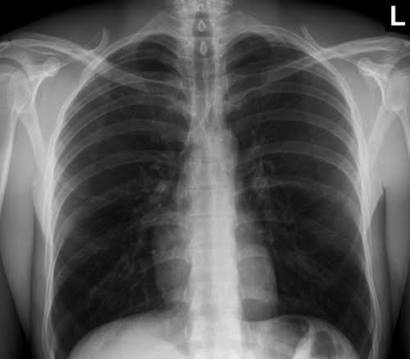
%> input picture Pneumonia/images.jpeg, 410 x 359 px
$ octave --eval "result = Thersholding(imread('Pneumonia/images.jpeg'));"   (GNU Octave 9; MATLAB toolbox functions it lacks are replaced by stand-ins)
%> lines starting %> are read from the running program, lines starting %| are printed output that depends on the picture; in (x1, y1, x2, y2) boxes, pixels count from 0 and x2, y2 are one past the last pixel; in counts of white or black regions, pixels touching at a corner belong together; the program's own positions count from 1
function im =Thersholding(I)
 [r,c] = size(I);
%> r = 359; c = 1230
 im = zeros(r,c);
 for i =1:r
     for j=1:c
         if I(i,j) < 98
             im(i,j) = 1;
         end
     end
 end
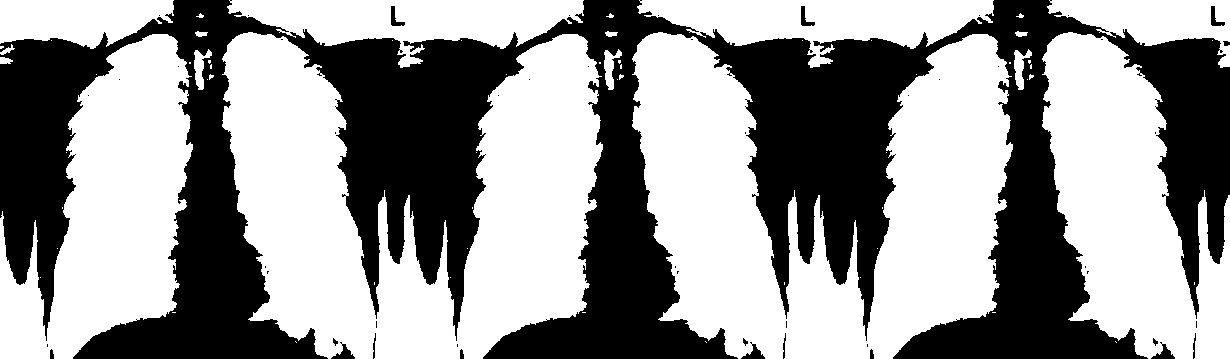
%> im: size 359x1230 double; values 0 (black) and 1 (white), 58.7% white; 50 black regions (33 under 20 px), largest, box (x1, y1, x2, y2) and area: (0, 0, 1230, 359) 181068, (331, 342, 355, 359) 164, (741, 342, 765, 359) 164
 im = bwareaopen(im,5);
%> im: size 359x1230 logical; 58.7% white; 50 black regions (33 under 20 px), largest, box (x1, y1, x2, y2) and area: (0, 0, 1230, 359) 181134, (331, 342, 355, 359) 164, (741, 342, 765, 359) 164
 im = imfill(im,'holes');
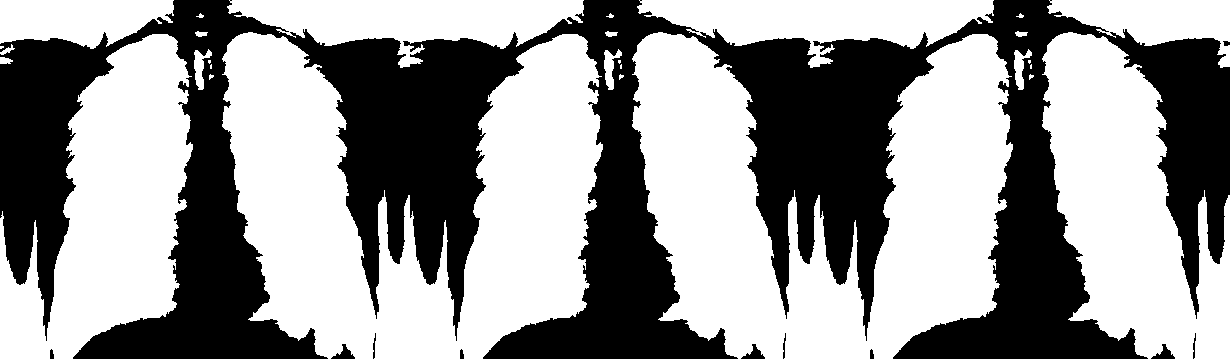
%> im: size 359x1230 logical; 58.8% white; 11 black regions, largest, box (x1, y1, x2, y2) and area: (0, 0, 1230, 359) 181050, (331, 344, 355, 359) 161, (741, 344, 765, 359) 161
end
